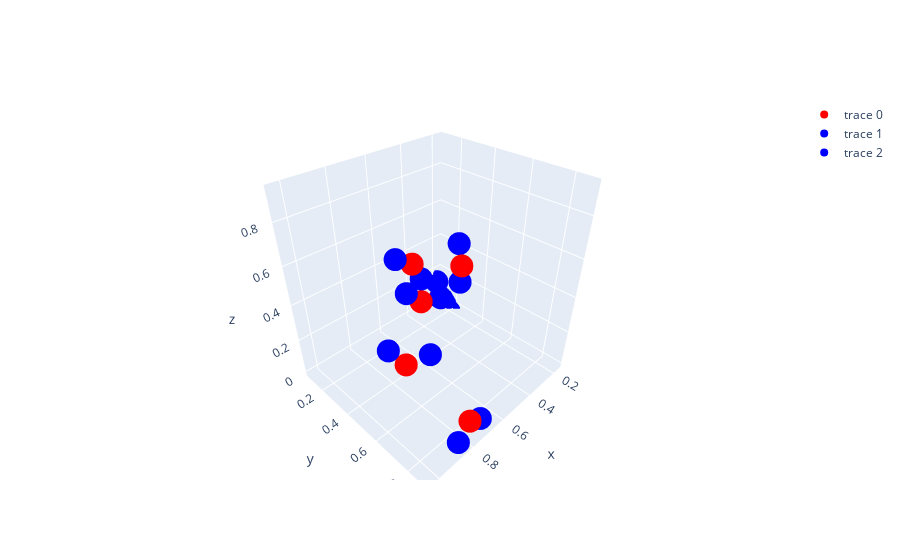
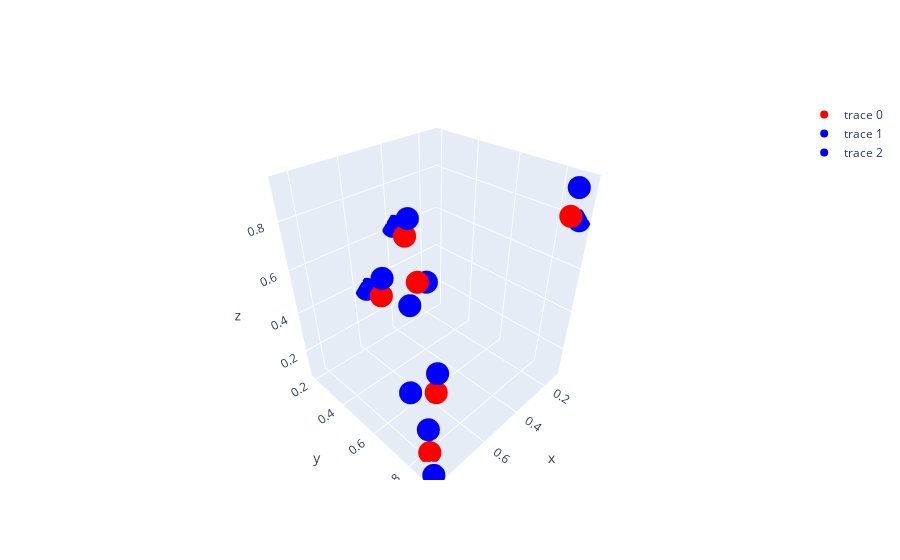
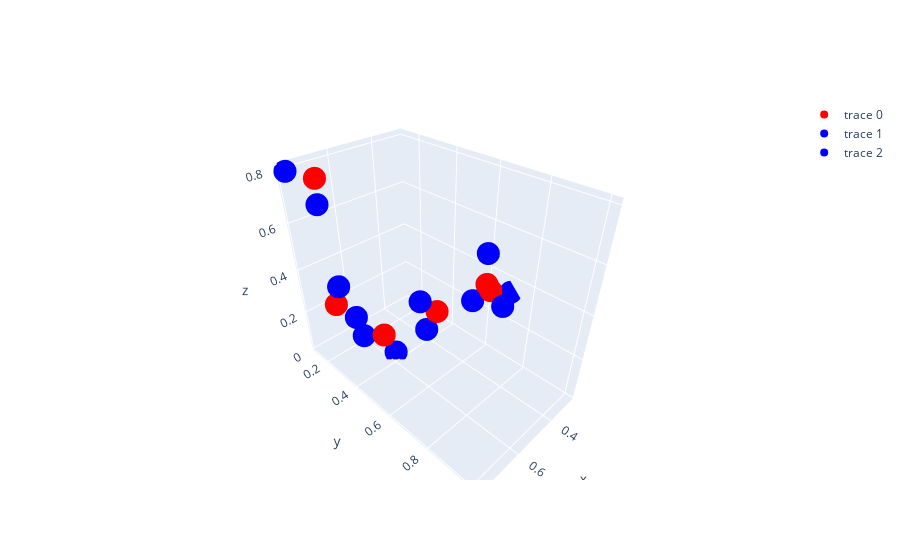
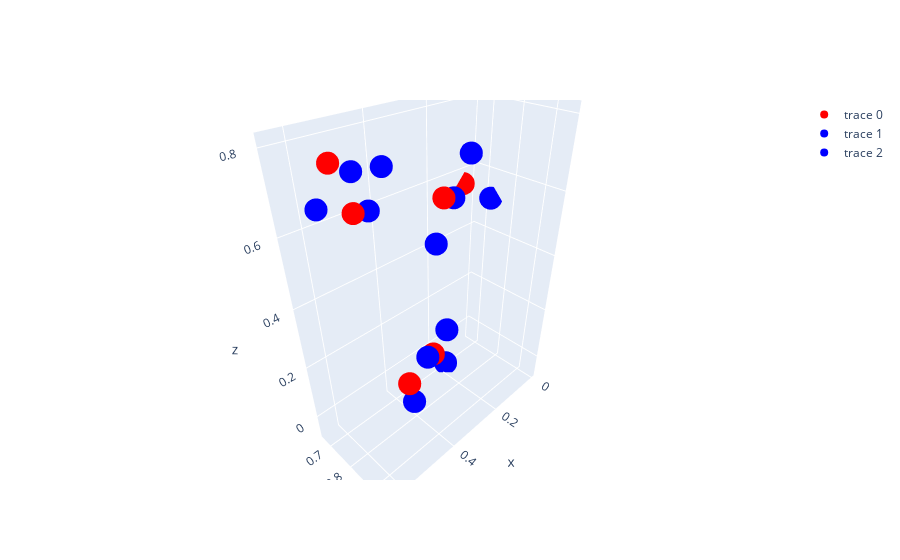

Here is the notebook cell these charts were saved with, in order:
### Markdown cell above
The number of diagram will be the same as 'range(n)' in Code cell 6.1. __Causion: lagging computer__

### Code cell
# plot all the graphy for the sys with E lower than -8E-18 j
for lowest_index in range(len(datasets)):
    this_rall = []
    this_qall = []
    
    rall,qall = allatomposns(datasets[lowest_index][0],datasets[lowest_index][1],datasets[lowest_index][2],\
                         datasets[lowest_index][3],datasets[lowest_index][4],datasets[lowest_index][5])
    rall = np.array(rall)*1e-9
    potl_E_sum = potl_energy_sum(rall,qall)
    print('This E_energy - potl_E_sum:',potl_E_sum, 'J')

    #plot the interactive graphy
    
    
    #split OXYGEN atoms in red, HYDROGEN atoms in blue
    xall=[]
    yall=[]
    zall=[]
    for i in range(int(len(rall))):
        xall.append(float(rall[i][0])*1e9)
        yall.append(float(rall[i][1])*1e9)
        zall.append(float(rall[i][2])*1e9)
    #print('xall:',xall)
    print('potl_E_sum:',potl_E_sum, 'J')

    #-------plot------3D-coord of the lowest E_energy-------
    #plot the lowest E atoms posi.(interactive)
    fig = make_subplots()
    O_atoms = go.Scatter3d(x=xall[::3], y=yall[::3], z=zall[::3],mode='markers',marker = {'color' : 'red'})
    H_atoms01 = go.Scatter3d(x=xall[1::3], y=yall[1::3], z=zall[1::3],mode='markers',marker = {'color' : 'blue'})
    H_atoms02 = go.Scatter3d(x=xall[2::3], y=yall[2::3], z=zall[2::3],mode='markers',marker = {'color' : 'blue'})

    fig.add_trace(O_atoms)
    fig.add_trace(H_atoms01)
    fig.add_trace(H_atoms02)

    fig.show()

### Figure 1 — Plotly figure (JSON) as saved in the notebook; plotly's stock layout.template omitted (floating-point values rounded to 4 significant figures)
{"data": [{"marker": {"color": "red"}, "mode": "markers", "type": "scatter3d", "x": [0.8633, 0.7936, 0.9783, 0.647, 0.9603, 0.2032], "y": [0.6777, 0.8761, 0.7157, 0.672, 0.7459, 0.09088], "z": [0.6388, 0.107, 0.4375, 0.6888, 0.8677, 0.031]}, {"marker": {"color": "blue"}, "mode": "markers", "type": "scatter3d", "x": [0.7716, 0.8675, 1.026, 0.63, 0.9939, 0.2006], "y": [0.6844, 0.8827, 0.6798, 0.6514, 0.7524, 0.09668], "z": [0.6122, 0.04635, 0.5127, 0.5968, 0.7783, 0.1266]}, {"marker": {"color": "blue"}, "mode": "markers", "type": "scatter3d", "x": [0.8606, 0.7167, 0.9085, 0.5946, 1.037, 0.1659], "y": [0.6779, 0.8691, 0.7687, 0.6085, 0.7606, 0.1738], "z": [0.7346, 0.05038, 0.476, 0.7378, 0.9233, 0.0009239]}], "layout": {"xaxis": {"anchor": "y", "domain": [0, 1]}, "yaxis": {"anchor": "x", "domain": [0, 1]}}}

### Figure 2 — Plotly figure (JSON) as saved in the notebook; plotly's stock layout.template omitted (floating-point values rounded to 4 significant figures)
{"data": [{"marker": {"color": "red"}, "mode": "markers", "type": "scatter3d", "x": [0.5008, 0.7907, 0.5482, 0.2034, 0.7015, 0.4026], "y": [0.4623, 0.8231, 0.2871, 0.8972, 0.7667, 0.284], "z": [0.5135, 0.08174, 0.3825, 0.8433, 0.2831, 0.6099]}, {"marker": {"color": "blue"}, "mode": "markers", "type": "scatter3d", "x": [0.4244, 0.7733, 0.5535, 0.1211, 0.6988, 0.3851], "y": [0.4335, 0.7992, 0.1921, 0.8891, 0.7706, 0.1899], "z": [0.4634, 0.1728, 0.3719, 0.795, 0.3788, 0.6144]}, {"marker": {"color": "blue"}, "mode": "markers", "type": "scatter3d", "x": [0.5653, 0.8469, 0.5474, 0.1775, 0.7547, 0.4078], "y": [0.4866, 0.9004, 0.3007, 0.8947, 0.6895, 0.3118], "z": [0.447, 0.08758, 0.4773, 0.9355, 0.2636, 0.7015]}], "layout": {"xaxis": {"anchor": "y", "domain": [0, 1]}, "yaxis": {"anchor": "x", "domain": [0, 1]}}}

### Figure 3 — Plotly figure (JSON) as saved in the notebook; plotly's stock layout.template omitted (floating-point values rounded to 4 significant figures)
{"data": [{"marker": {"color": "red"}, "mode": "markers", "type": "scatter3d", "x": [0.7079, 0.6936, 0.7158, 0.5996, 0.3245, 0.4188], "y": [0.176, 0.9297, 0.1751, 0.3337, 0.6356, 0.4636], "z": [0.2322, 0.6717, 0.7683, 0.1004, 0.3686, 0.196]}, {"marker": {"color": "blue"}, "mode": "markers", "type": "scatter3d", "x": [0.6698, 0.746, 0.7202, 0.6435, 0.3554, 0.4809], "y": [0.2512, 1.007, 0.1717, 0.2528, 0.5957, 0.4304], "z": [0.1868, 0.691, 0.6727, 0.07415, 0.2872, 0.2609]}, {"marker": {"color": "blue"}, "mode": "markers", "type": "scatter3d", "x": [0.6975, 0.6701, 0.7885, 0.5764, 0.2686, 0.4586], "y": [0.1964, 0.8948, 0.12, 0.3764, 0.708, 0.4423], "z": [0.3252, 0.7578, 0.7976, 0.01786, 0.3401, 0.1116]}], "layout": {"xaxis": {"anchor": "y", "domain": [0, 1]}, "yaxis": {"anchor": "x", "domain": [0, 1]}}}

### Figure 4 — Plotly figure (JSON) as saved in the notebook; plotly's stock layout.template omitted (floating-point values rounded to 4 significant figures)
{"data": [{"marker": {"color": "red"}, "mode": "markers", "type": "scatter3d", "x": [0.2382, 0.4173, 0.4349, 0.616, 0.5034, 0.05961], "y": [0.7108, 0.9246, 0.8108, 0.825, 0.72, 0.6607], "z": [0.01094, 0.7045, 0.08911, 0.8024, 0.629, 0.5562]}, {"marker": {"color": "blue"}, "mode": "markers", "type": "scatter3d", "x": [0.178, 0.3403, 0.3493, 0.5416, 0.427, 0.006044], "y": [0.7156, 0.8814, 0.7998, 0.8845, 0.6738, 0.7275], "z": [0.0853, 0.6672, 0.1305, 0.7922, 0.5942, 0.5132]}, {"marker": {"color": "blue"}, "mode": "markers", "type": "scatter3d", "x": [0.1815, 0.468, 0.4166, 0.6423, 0.4937, 0.047], "y": [0.7153, 0.9531, 0.8084, 0.804, 0.7141, 0.6764], "z": [-0.06613, 0.6284, -0.004866, 0.7127, 0.7241, 0.6498]}], "layout": {"xaxis": {"anchor": "y", "domain": [0, 1]}, "yaxis": {"anchor": "x", "domain": [0, 1]}}}
